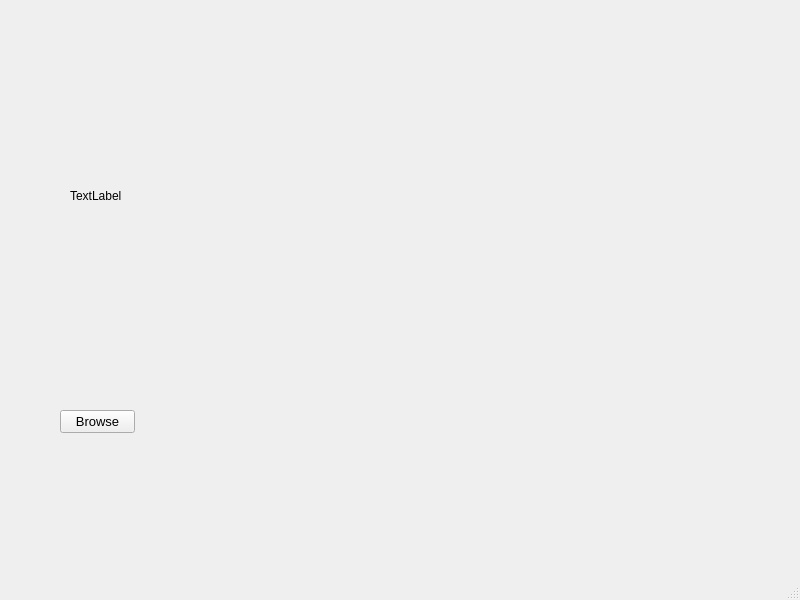
<?xml version="1.0" encoding="UTF-8"?>
<ui version="4.0">
 <class>MainWindow</class>
 <widget class="QMainWindow" name="MainWindow">
  <property name="geometry">
   <rect>
    <x>0</x>
    <y>0</y>
    <width>800</width>
    <height>600</height>
   </rect>
  </property>
  <property name="windowTitle">
   <string>Wallpaper</string>
  </property>
  <widget class="QWidget" name="centralwidget">
   <widget class="QLabel" name="currentimageLable">
    <property name="geometry">
     <rect>
      <x>70</x>
      <y>40</y>
      <width>551</width>
      <height>311</height>
     </rect>
    </property>
    <property name="text">
     <string>TextLabel</string>
    </property>
   </widget>
   <widget class="QPushButton" name="browseButton">
    <property name="geometry">
     <rect>
      <x>60</x>
      <y>410</y>
      <width>75</width>
      <height>23</height>
     </rect>
    </property>
    <property name="font">
     <font>
      <family>Segoe UI</family>
      <pointsize>10</pointsize>
     </font>
    </property>
    <property name="text">
     <string>Browse</string>
    </property>
   </widget>
  </widget>
  <widget class="QStatusBar" name="statusbar"/>
 </widget>
 <resources/>
 <connections/>
</ui>
